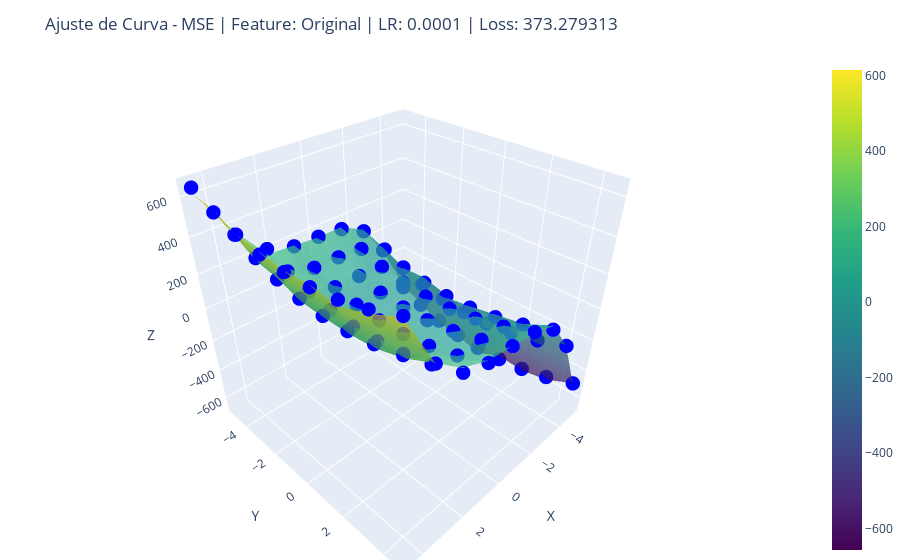

This figure's notebook cell:
### Markdown cell above
### MSE

### Code cell
_ = plot_best_by_loss(df_result, "MSE", df, features_normalized, features_pradonized)
